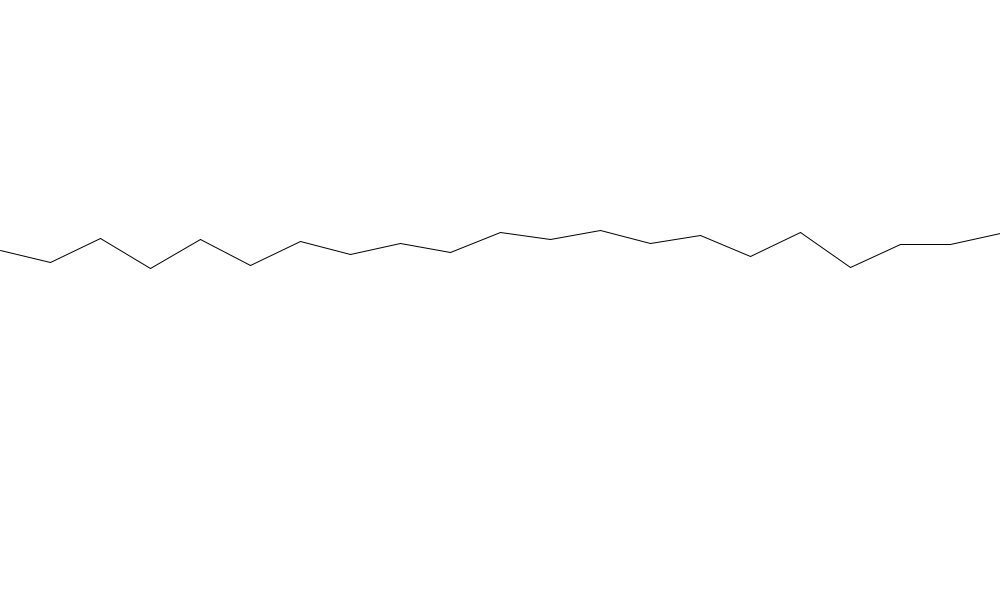
Frame 1 (no input)
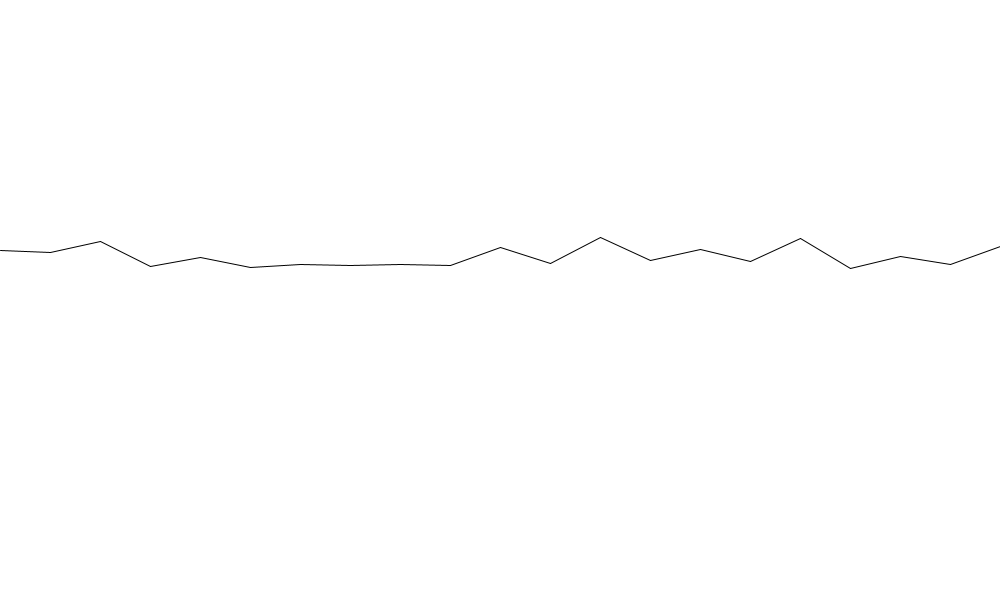
Frame 60 (the mouse pressed at the canvas centre just before this capture)
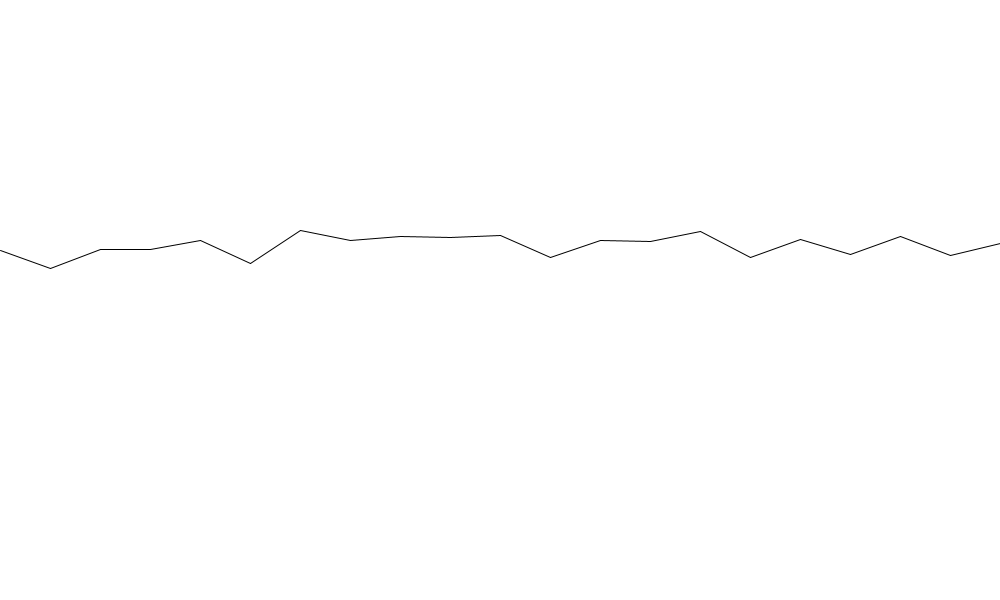
Frame 120 (the mouse held since frame 60 and released just before this capture)

The Processing sketch that drew these frames (run headless with seeded random() and noise(); from frame 60 on, the mouse is pressed at the canvas centre):

// Processing sketch: mountainRandom
// ── mountainRandom.pde
//canvas size width and height
int sizeX = 1000; 
int sizeY = 600;

//what Y the mountain starts at
int mountY = 250;
int mountRate = 20;        //range of Y change (mountY +/- mountRate)
int mountXRateMin = 50; 
int mountXRateMax = 20;


public void settings() {
  size(sizeX, sizeY);
}
void setup() {
  stroke(0);           //pen color -- black
  frameRate(10);       //low frame rate creates a interesting sketchy look
  //noLoop();          //turns off looping
}

void draw() {
  background(255);        //canvas color -- white
  int mountX = 0;         //tracks X value, starts at 0
  int r1 = mountY;        //will be random number for y variables
  int r2 = 10;            //will be random distance x moves each iteration
  int currY = mountY;     //tracks Y value, starts at programs set mount start height
  
  //if the mountain went up this is true
  boolean ifUpped = false;     //start at mountain is at low point
 
  //draws "mountain" (zigzag line across) at random intervals up and down and horizontal
  while (mountX < sizeX) {     //until end of canvas
    r2 = int(random(mountXRateMin, mountXRateMax));   //x distance the randomized. 
    
    //if point is low, next line can only be drawn above the current point
    if (!ifUpped) {
      r1 = int(random(currY, mountY + mountRate));  
      line(mountX, currY, mountX + r2, r1);
      currY = r1;
      ifUpped = true;
      
    //else point is high and next line can only be drawn below the current point
    } else {
      r1 = int(random(mountY - mountRate, currY));
      line(mountX, currY, mountX + r2, r1);
      currY = r1;
      ifUpped = false;
    }
    mountX += r2;
  }
}
